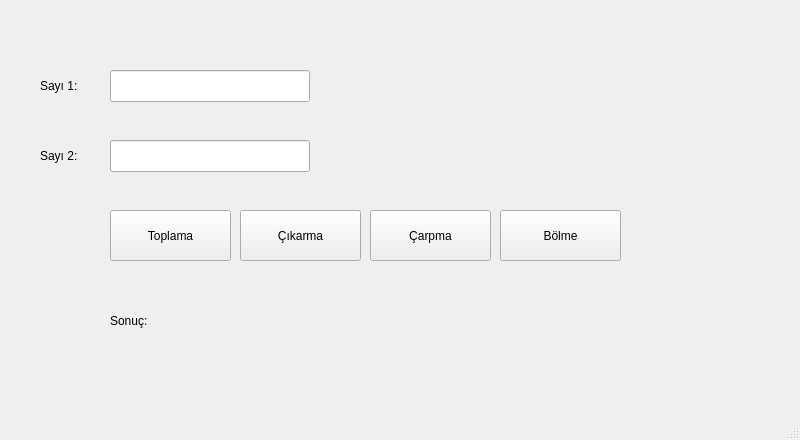
<?xml version="1.0" encoding="UTF-8"?>
<ui version="4.0">
 <class>MainWindow</class>
 <widget class="QMainWindow" name="MainWindow">
  <property name="geometry">
   <rect>
    <x>0</x>
    <y>0</y>
    <width>800</width>
    <height>440</height>
   </rect>
  </property>
  <property name="windowTitle">
   <string>MainWindow</string>
  </property>
  <widget class="QWidget" name="centralwidget">
   <widget class="QLabel" name="label">
    <property name="geometry">
     <rect>
      <x>40</x>
      <y>60</y>
      <width>101</width>
      <height>51</height>
     </rect>
    </property>
    <property name="text">
     <string>Sayı 1:</string>
    </property>
   </widget>
   <widget class="QLabel" name="label_2">
    <property name="geometry">
     <rect>
      <x>40</x>
      <y>130</y>
      <width>101</width>
      <height>51</height>
     </rect>
    </property>
    <property name="text">
     <string>Sayı 2:</string>
    </property>
   </widget>
   <widget class="QLineEdit" name="txt_sayi1">
    <property name="geometry">
     <rect>
      <x>110</x>
      <y>70</y>
      <width>200</width>
      <height>32</height>
     </rect>
    </property>
   </widget>
   <widget class="QLineEdit" name="txt_sayi2">
    <property name="geometry">
     <rect>
      <x>110</x>
      <y>140</y>
      <width>200</width>
      <height>32</height>
     </rect>
    </property>
   </widget>
   <widget class="QPushButton" name="btn_toplama">
    <property name="geometry">
     <rect>
      <x>110</x>
      <y>210</y>
      <width>121</width>
      <height>51</height>
     </rect>
    </property>
    <property name="text">
     <string>Toplama</string>
    </property>
   </widget>
   <widget class="QPushButton" name="btn_cikarma">
    <property name="geometry">
     <rect>
      <x>240</x>
      <y>210</y>
      <width>121</width>
      <height>51</height>
     </rect>
    </property>
    <property name="text">
     <string>Çıkarma</string>
    </property>
   </widget>
   <widget class="QPushButton" name="btn_carpma">
    <property name="geometry">
     <rect>
      <x>370</x>
      <y>210</y>
      <width>121</width>
      <height>51</height>
     </rect>
    </property>
    <property name="text">
     <string>Çarpma</string>
    </property>
   </widget>
   <widget class="QPushButton" name="btn_bolme">
    <property name="geometry">
     <rect>
      <x>500</x>
      <y>210</y>
      <width>121</width>
      <height>51</height>
     </rect>
    </property>
    <property name="text">
     <string>Bölme</string>
    </property>
   </widget>
   <widget class="QLabel" name="lbl_sonuc">
    <property name="geometry">
     <rect>
      <x>110</x>
      <y>300</y>
      <width>211</width>
      <height>41</height>
     </rect>
    </property>
    <property name="text">
     <string>Sonuç:</string>
    </property>
   </widget>
  </widget>
  <widget class="QMenuBar" name="menubar">
   <property name="geometry">
    <rect>
     <x>0</x>
     <y>0</y>
     <width>800</width>
     <height>26</height>
    </rect>
   </property>
  </widget>
  <widget class="QStatusBar" name="statusbar"/>
 </widget>
 <resources/>
 <connections/>
</ui>
